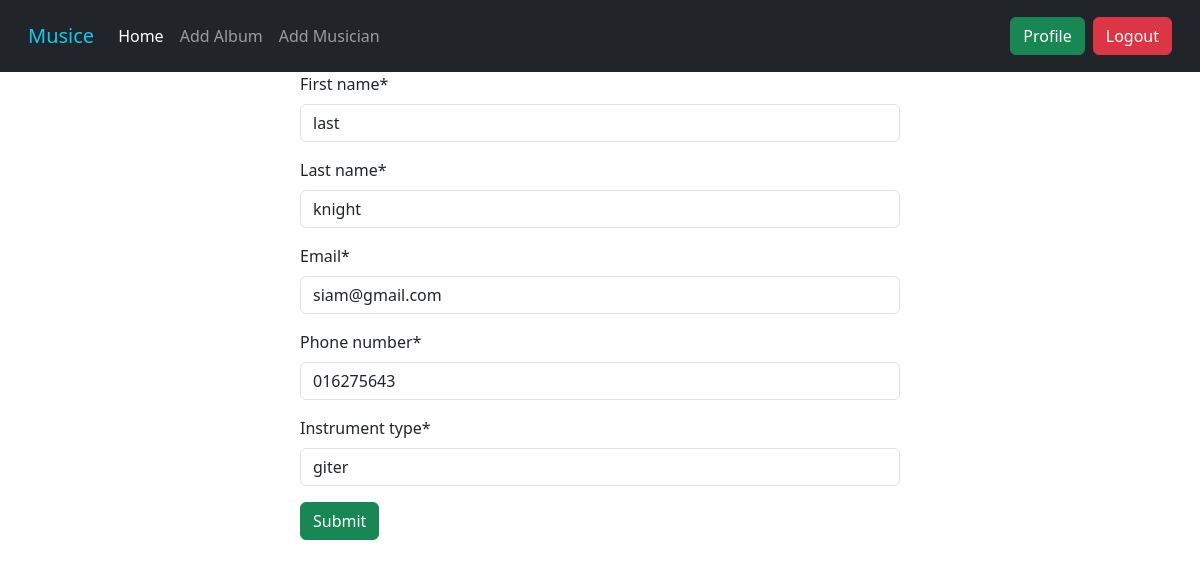
The app's page /edit_musicians/14 (signed in) with its own data.
### Musicians/models.py (models this page shows, shortened)
class MusicianModel(models.Model):
    First_name = models.CharField(max_length=50)
    Last_name = models.CharField(max_length=50)
    Email = models.EmailField()
    Phone_number = models.CharField(max_length=20)
    Instrument_type = models.CharField(max_length=30)

### Musicians/views.py (the view)
# urls.py: path('edit_musicians/<int:id>', edit_musician, name='edit_musicians'),
@login_required
def edit_musician(request, id):
    musician = MusicianModel.objects.get(pk=id)
    musician_form = MusicianForm(instance=musician)
    if request.method == 'POST':
        form = MusicianForm(request.POST, instance=musician)
        if form.is_valid():
            form.save()
            return redirect('home')
    return render(request, 'musician.html', {'form':musician_form})

### Musicians/forms.py
class MusicianForm(forms.ModelForm):
    class Meta:
        model = MusicianModel
        fields = '__all__'

### Musicians/templates/musician.html (shortened to what this page needs)
{% extends "base.html" %}
{% block content %}
  <form method="post" class="w-50 m-auto">
    {% load crispy_forms_tags %}
    {{form|crispy}}
    <button class="btn btn-success" type="submit">Submit</button>
  </form>
{% endblock content %}

### records on screen
MusicianModel: First_name "last", Last_name "knight", Email "siam@gmail.com", Phone_number "016275643", Instrument_type "giter"
